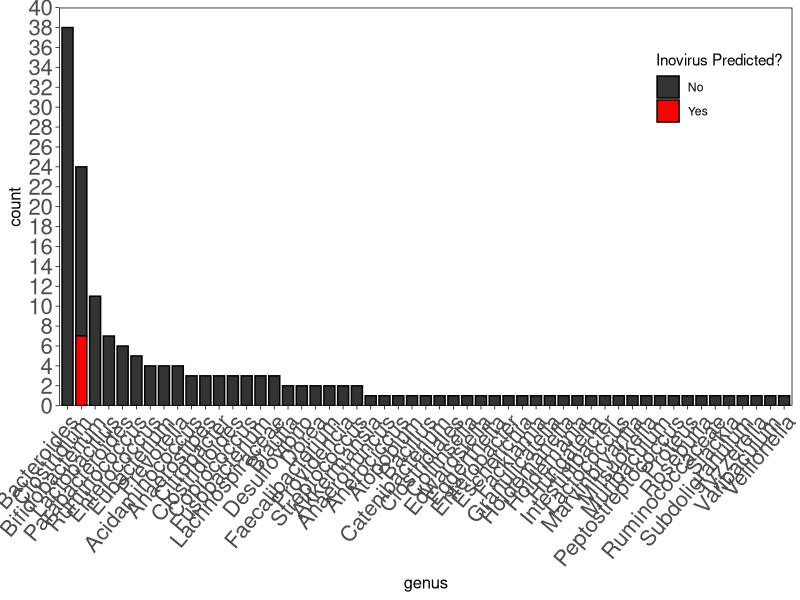
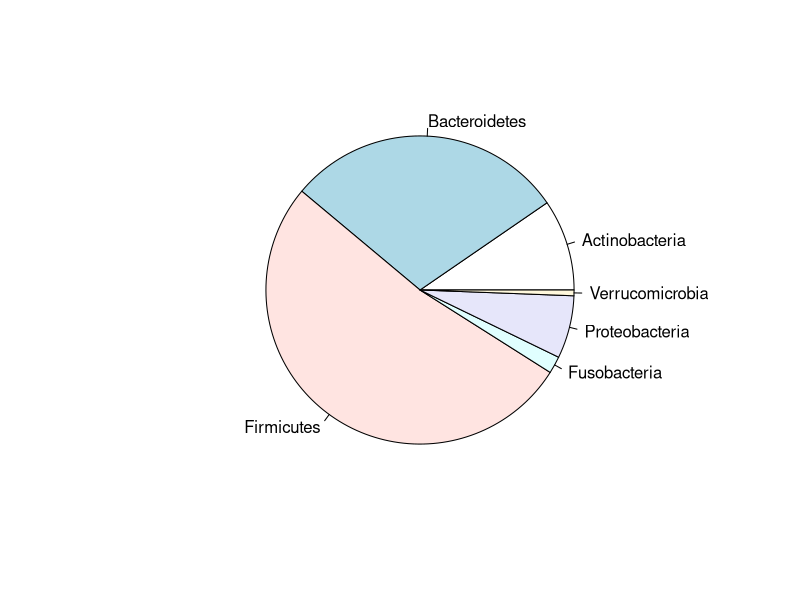

Reproduce these figures in R, in order.
## ---- chunk 1
library(tidyverse)
library(ggsci)
## ---- chunk 2
dat <- read_csv("genomes_metadata_full.csv") %>%
  mutate(genome_name = taxonomy)  %>%
  select(taxonomy, genome_name, dplyr::everything())
dat
## ---- chunk 3

dat_new <- dat %>% 
  mutate(genome_name = gsub("/", replacement = "_", genome_name, fixed = T)) %>%
  mutate(genome_name = gsub("-", replacement = "_", genome_name, fixed = T)) %>%
  mutate(genome_name = gsub(".", replacement = "", genome_name, fixed = T)) %>%
  mutate(genome_name = gsub("  ", replacement = "_", genome_name)) %>%
  mutate(genome_name = gsub(" ", replacement = "_", genome_name))

dat_new
## ---- chunk 4
#write_tsv(x = dat_new, file = "genome_list.tsv")
## ---- chunk 5
# names of strains with inovirus predictions
predictions <- c("Clostridium_aldenense_AM40_2AC",
                 "Clostridium_bolteae_ATCC_BAA_613",
                 "Clostridium_bolteae_WAL_14578_BEI_HM_318",
                 "Clostridium_citroniae_WAL_17108_BEI_HM_315",
                 "Clostridium_clostridioforme_2_1_49FAA_BEI_HM_306",
                 "Clostridium_clostridioforme_WAL_7855_BEI_HM_317",
                 "Clostridium_hathewayi_WAL_18680_BEI_HM_308")

# add a column names predicted_inov
dat_inov <- dat_new %>%
  mutate(predicted_inov = if_else(genome_name %in% predictions, true = "Yes", false = "No"))
dat_inov
## ---- chunk 6
names <-dat_inov %>%
  group_by(genus) %>%
  summarise(n = n()) %>%
  arrange(desc(n)) %>%
  dplyr::select(genus) %>%
  pull
names

dat_inov$genus <- factor(dat_inov$genus, levels = names)
## ---- chunk 7
p <- dat_inov %>%
  #mutate(predicted_inov = factor(predicted_inov), predicted_inov = fct_inorder(predicted_inov)) %>%
  ggplot(aes(x = genus, fill = predicted_inov)) +
    geom_bar(color = "black", width = 0.8) +
    scale_fill_manual(values = c("grey20", "red")) +
    scale_y_continuous(limits = c(0,40), breaks = seq(0,40,2), expand = c(0,0)) +
  theme_light() +
  labs(fill = "Inovirus Predicted?") +
    theme(panel.border = element_rect(color = "black"),
        panel.grid = element_line(colour = "white"),
        axis.ticks = element_line(color = "black"),
        #strip.text.x = element_text(size=12, face="italic", color = "black"),
        strip.text.x = element_blank(),
        axis.title = element_text(size = 12),
        legend.position = c(0.90, 0.8),
        axis.text=element_text(size=16),
        axis.text.x=element_text(angle = 50, hjust = 1, vjust = 1)
    )
p
## ---- chunk 8
genus <- dat_inov %>%
  group_by(phylum) %>%
  count() %>%
  ungroup() %>%
  select(1) %>%
  pull

values <- dat_inov %>%
  group_by(phylum) %>%
  count() %>%
  ungroup() %>%
  select(2) %>%
  pull

pie(values, genus)
